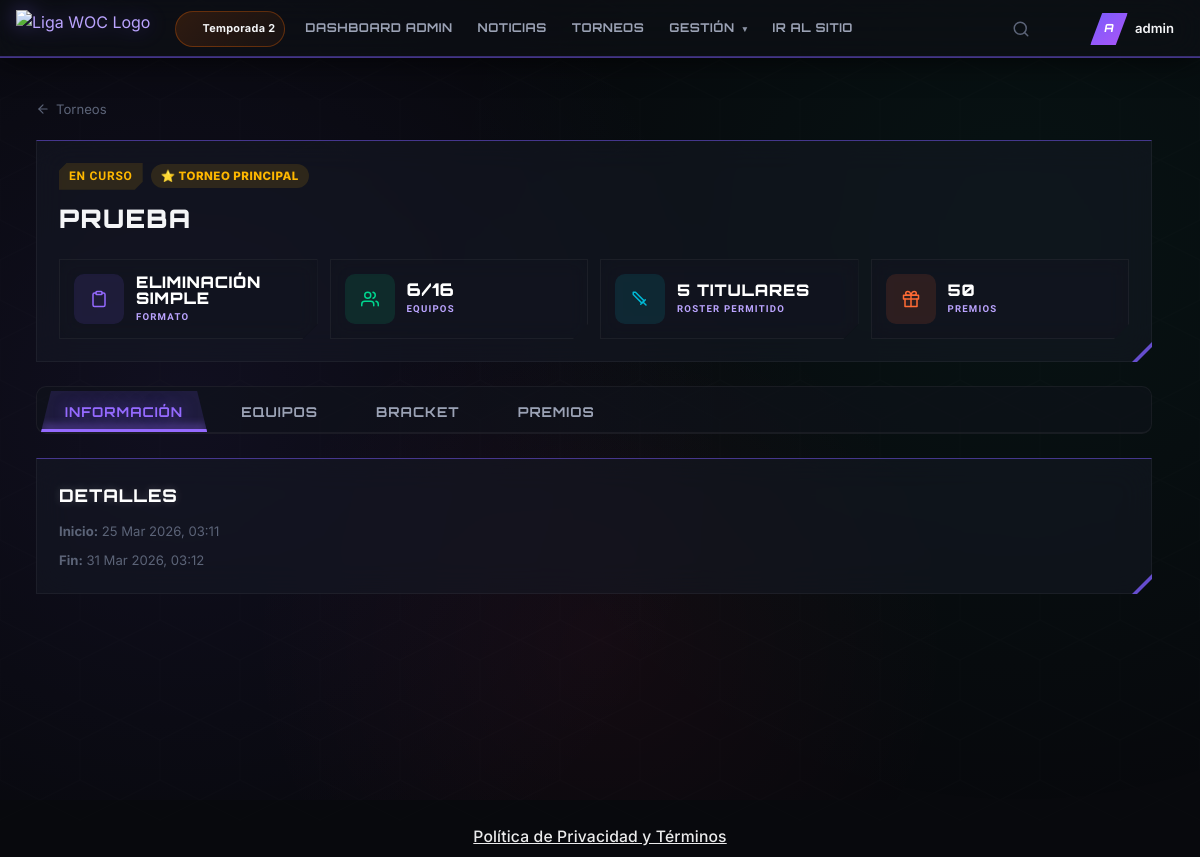
The page /tournaments/view/1 (signed in) on the database its author committed.
### tables this page shows
CREATE TABLE `seasons` (
  `id` int(11) NOT NULL,
  `name` varchar(100) NOT NULL,
  `start_date` date NOT NULL,
  `end_date` date DEFAULT NULL,
  `is_active` tinyint(1) DEFAULT 0,
  `description` text DEFAULT NULL,
  `created_at` datetime DEFAULT current_timestamp()
);

CREATE TABLE `tournaments` (
  `id` int(11) NOT NULL,
  `name` varchar(200) NOT NULL,
  `slug` varchar(200) NOT NULL,
  `description` text DEFAULT NULL,
  `rules` text DEFAULT NULL,
  `image` varchar(255) DEFAULT NULL,
  `season_id` int(11) DEFAULT NULL,
  `format` enum('single_elimination','double_elimination','group_stage','round_robin') NOT NULL,
  `team_size` int(11) DEFAULT 5,
  `max_teams` int(11) DEFAULT 16,
  `min_rank` varchar(30) DEFAULT NULL,
  `entry_fee` decimal(10,2) DEFAULT 0.00,
  `prize_pool` varchar(500) DEFAULT NULL,
  `status` enum('draft','registration','ready','in_progress','completed','cancelled') DEFAULT 'draft',
  `registration_start` datetime DEFAULT NULL,
  `registration_end` datetime DEFAULT NULL,
  `start_date` datetime DEFAULT NULL,
  `end_date` datetime DEFAULT NULL,
  `stream_url` varchar(500) DEFAULT NULL,
  `created_by` int(11) NOT NULL,
  `created_at` datetime DEFAULT current_timestamp(),
  `updated_at` datetime DEFAULT current_timestamp() ON UPDATE current_timestamp(),
  `is_main_tournament` tinyint(1) NOT NULL DEFAULT 0,
  `tournament_type` varchar(50) DEFAULT NULL
);

### config/app.php (called while the page is built, shortened)
<?php
require_once __DIR__ . '/env-loader.php';
function url($path = '') {
    return BASE_URL . ltrim($path, '/');
}
function asset($path) {
    return BASE_URL . 'assets/' . ltrim($path, '/');
}
function isAdmin() {
    return isset($_SESSION['user_role']) && in_array($_SESSION['user_role'], [ROLE_ADMIN, ROLE_SUPERADMIN]);
}
function currentUsername() {
    return $_SESSION['username'] ?? null;
}

### config/database.php (called while the page is built, shortened)
<?php
require_once __DIR__ . '/env-loader.php';
class Database {
    private static $instance = null;
    private $pdo;
    private function getConfig() {
        $isProduction = env('APP_ENV') === 'production';
        $config = [
            'host' => env('DB_HOST', 'localhost'),
            'port' => env('DB_PORT', 3306),
            'dbname' => env('DB_NAME', 'ligawoc'),
            'username' => env('DB_USER', env('DB_USERNAME', $isProduction ? null : 'root')),
            'password' => env('DB_PASS', env('DB_PASSWORD', $isProduction ? null : '')),
        ];
        if ($isProduction) {
            $required = ['host' => 'DB_HOST', 'dbname' => 'DB_NAME', 'username' => 'DB_USER/DB_USERNAME', 'password' => 'DB_PASS/DB_PASSWORD'];
        }
        return $config;
    }
    private function __construct() {
        $config = $this->getConfig();
        $charset = 'utf8mb4';
        $dsn = "mysql:host={$config['host']};port={$config['port']};dbname={$config['dbname']};charset={$charset}";
        $options = [
            PDO::ATTR_ERRMODE => PDO::ERRMODE_EXCEPTION,
            PDO::ATTR_DEFAULT_FETCH_MODE => PDO::FETCH_ASSOC,
            PDO::ATTR_EMULATE_PREPARES => false,
        ];
        try {
            $this->pdo = new PDO($dsn, $config['username'], $config['password'], $options);
        } catch (Throwable $e) {
            $isProduction = env('APP_ENV') === 'production';
            if ($isProduction) {
                error_log('[DB_ERROR] ' . $e->getMessage());
                die('Error de conexión al servidor. Por favor intenta más tarde.');
            } else {
                die('Error de conexión: ' . $e->getMessage());
            }
        }
    }
    public static function getInstance() {
        if (self::$instance === null) {
            self::$instance = new self();
        }
        return self::$instance;
    }
    public function query($sql, $params = []) {
        $stmt = $this->pdo->prepare($sql);
        $stmt->execute($params);
        return $stmt;
    }
    public function fetch($sql, $params = []) {
        return $this->query($sql, $params)->fetch();
    }
}

### config/env-loader.php (called while the page is built, shortened)
<?php
function env($key, $default = null) {
    $value = getenv($key);
    if ($value !== false) {
        return $value;
    }
    return $default;
}

### controllers/TournamentController.php (called while the page is built, shortened)
<?php
class TournamentController {
    private $db;
    public function __construct() {
        $this->db = Database::getInstance();
    }
    public function getTournament($id) {
        return $this->db->fetch(
            "SELECT t.*, s.name as season_name, u.username as creator_name,
                    (SELECT COUNT(*) FROM tournament_teams WHERE tournament_id = t.id) as registered_teams
             FROM tournaments t
             LEFT JOIN seasons s ON t.season_id = s.id
             LEFT JOIN users u ON t.created_by = u.id
             WHERE t.id = ?",
            [$id]
        );
    }
}

### pages/tournament-view.php (the view, shortened to what this page needs)
<?php
$tournId = $_GET['id'] ?? 0;
$tournCtrl = new TournamentController();
$tournament = $tournCtrl->getTournament($tournId);
$bracketFileSlug = preg_replace('/[^a-zA-Z0-9-]/', '-', strtolower($tournament['name']));
$isGroupStage = ($tournament['format'] === 'group_stage');
$substituteSlots = max(0, (int)($tournament['substitutes'] ?? 0));
require_once __DIR__ . '/../includes/header.php';
require_once __DIR__ . '/../includes/navbar.php';
?>
<div class="app-wrapper">
<div class="main-content tournament-view-page" data-bracket-file-slug="<?= htmlspecialchars($bracketFileSlug, ENT_QUOTES) ?>">
    <a href="<?= url('tournaments') ?>" class="tv-back-link">
        <svg class="icon-svg sm" viewBox="0 0 24 24" fill="none" stroke="currentColor" stroke-width="2" stroke-linecap="round" stroke-linejoin="round"><line x1="19" y1="12" x2="5" y2="12"/><polyline points="12 19 5 12 12 5"/></svg>
        Torneos
    </a>
    <div class="card mb-3">
        <div class="tv-header-row">
            <div>
                <div class="tv-header-badges">
                    <span class="tournament-status <?= $tournament['status'] ?>">
                        <?php
                        $statusLabels = ['draft' => 'Borrador', 'registration' => 'Inscripciones Abiertas', 'ready' => 'Listo para Iniciar', 'in_progress' => 'En Curso', 'completed' => 'Finalizado'];
                        echo $statusLabels[$tournament['status']] ?? $tournament['status'];
                        ?>
                    </span>
                    <?php if (!empty($tournament['is_main_tournament'])): ?>
                    <span class="badge badge-yellow tv-main-badge">⭐ Torneo Principal</span>
                    <?php endif; ?>
                </div>
                <h1 class="page-title tv-page-title"><?= htmlspecialchars($tournament['name']) ?></h1>
            </div>
        </div>
        <div class="tv-stat-grid">
            <div class="stat-card tv-stat-card">
                <div class="stat-icon purple">
                    <svg class="icon-svg" viewBox="0 0 24 24" fill="none" stroke="currentColor" stroke-width="2" stroke-linecap="round" stroke-linejoin="round"><path d="M16 4h2a2 2 0 012 2v14a2 2 0 01-2 2H6a2 2 0 01-2-2V6a2 2 0 012-2h2"/><rect x="8" y="2" width="8" height="4" rx="1" ry="1"/></svg>
                </div>
                <div><div class="stat-value tv-stat-value-base"><?= TOURNAMENT_FORMATS[$tournament['format']] ?? '' ?></div><div class="stat-label">Formato</div></div>
            </div>
            <div class="stat-card tv-stat-card">
                <div class="stat-icon green">
                    <svg class="icon-svg" viewBox="0 0 24 24" fill="none" stroke="currentColor" stroke-width="2" stroke-linecap="round" stroke-linejoin="round"><path d="M17 21v-2a4 4 0 00-4-4H5a4 4 0 00-4 4v2"/><circle cx="9" cy="7" r="4"/><path d="M23 21v-2a4 4 0 00-3-3.87"/><path d="M16 3.13a4 4 0 010 7.75"/></svg>
                </div>
                <div><div class="stat-value tv-stat-value-large"><?= $tournament['registered_teams'] ?>/<?= $tournament['max_teams'] ?></div><div class="stat-label">Equipos</div></div>
            </div>
            <div class="stat-card tv-stat-card">
                <div class="stat-icon blue">
                    <svg class="icon-svg" viewBox="0 0 24 24" fill="none" stroke="currentColor" stroke-width="2" stroke-linecap="round" stroke-linejoin="round"><path d="M14.5 17.5L3 6V3h3l11.5 11.5"/><path d="M13 19l6-6"/><path d="M16 16l4 4"/></svg>
                </div>
                <div>
                    <div class="stat-value tv-stat-value-base">
                        <?php if ($substituteSlots > 0): ?>
                            5 titulares + <?= $substituteSlots ?> suplente<?= $substituteSlots > 1 ? 's' : '' ?>
                        <?php else: ?>
                            5 titulares
                        <?php endif; ?>
                    </div>
                    <div class="stat-label">Roster permitido</div>
                </div>
            </div>
            <?php if ($tournament['prize_pool']): ?>
            <div class="stat-card tv-stat-card">
                <div class="stat-icon orange">
                </div>
                <div><div class="stat-value tv-stat-value-base"><?= htmlspecialchars($tournament['prize_pool']) ?></div><div class="stat-label">Premios</div></div>
            </div>
            <?php endif; ?>
        </div>
    </div>
    <div class="tabs" id="tournament-tabs">
        <button type="button" class="tab active" data-tournament-tab="info">Información</button>
        <button type="button" class="tab" data-tournament-tab="teams">Equipos</button>
        <button type="button" class="tab" data-tournament-tab="bracket">
            <?= $isGroupStage ? 'Bracket / Llaves' : 'Bracket' ?>
        </button>
        <?php if (!empty($tournament['prize_pool'])): ?>
        <button type="button" class="tab" data-tournament-tab="prizes">Premios</button>
        <?php endif; ?>
    </div>
    <div class="tab-content active" id="tab-info">
        <div class="grid grid-2">
            <div class="card">
                <h3 class="card-title tv-card-title-spaced">Detalles</h3>
                <div class="tv-meta-list">
                    <?php if ($tournament['start_date']): ?><div><strong>Inicio:</strong> <?= date('d M Y, H:i', strtotime($tournament['start_date'])) ?></div><?php endif; ?>
                    <?php if ($tournament['end_date']): ?><div><strong>Fin:</strong> <?= date('d M Y, H:i', strtotime($tournament['end_date'])) ?></div><?php endif; ?>
                </div>
            </div>
        </div>
    </div>
</div></div>
<?php require_once __DIR__ . '/../includes/footer.php'; ?>

### includes/navbar.php (shortened to what this page needs)
<?php
$currentPage = $page ?? '';
$_activeSeason = Database::getInstance()->fetch("SELECT name FROM seasons WHERE is_active = 1 LIMIT 1");
$_seasonLabel = $_activeSeason ? $_activeSeason['name'] : null;
$isDesigner = false;
function wocIcon($name, $class = '') {
    $svg = $icons[$name] ?? '';
    return '<svg class="icon-svg ' . $class . '" viewBox="0 0 24 24" fill="none" stroke="currentColor" stroke-width="2" stroke-linecap="round" stroke-linejoin="round">' . $svg . '</svg>';
}
?>
<header class="topnav-immersive<?= $isDesigner ? ' has-designer-link' : '' ?>">
    <div class="topnav-left">
        <a href="<?= url(isAdmin() ? 'admin' : 'dashboard') ?>" class="topnav-logo">
            <img src="<?= asset('img/logo.png') ?>" alt="Liga WOC Logo" class="topnav-logo-img">
        </a>
        <nav class="topnav-links">
            <?php if ($_seasonLabel): ?>
            <div class="season-badge" title="Temporada actual">
                <?= wocIcon('calendar', 'sm') ?>
                <span><?= htmlspecialchars($_seasonLabel) ?></span>
            </div>
            <?php endif; ?>
            <?php if (!isAdmin()): ?>
                <a href="<?= url('dashboard') ?>" class="topnav-link <?= $currentPage === 'dashboard' ? 'active' : '' ?>">Dashboard</a>
                <a href="<?= url('news') ?>" class="topnav-link <?= $currentPage === 'news' ? 'active' : '' ?>">Noticias</a>
                <div class="topnav-dropdown-container">
                    <a href="<?= url('tournaments') ?>" class="topnav-link <?= $currentPage === 'tournaments' ? 'active' : '' ?>">Torneos <?= wocIcon('trophy', 'sm') ?></a>
                </div>
                <div class="topnav-dropdown-container">
                    <a href="<?= url('teams') ?>" class="topnav-link <?= $currentPage === 'teams' ? 'active' : '' ?>">Equipos</a>
                    <?php
                    $teamCtrl = new TeamController();
                    $myTeam = $teamCtrl->getUserTeam(currentUserId());
                    if ($myTeam):
                    ?>
                    <div class="topnav-dropdown">
                        <a href="<?= url('teams/view/' . $myTeam['team_id']) ?>"><?= wocIcon('swords', 'sm') ?> Mi Equipo</a>
                    </div>
                    <?php endif; ?>
                </div>
                <div class="topnav-dropdown-container">
                    <a href="#" class="topnav-link has-caret <?= in_array($currentPage, ['rankings', 'stream', 'match-history', 'heroes', 'calendar']) ? 'active' : '' ?>">
                        <span>Comunidad</span><span class="caret">▾</span>
                    </a>
                    <div class="topnav-dropdown">
                        <a href="<?= url('rankings') ?>"><?= wocIcon('bar-chart', 'sm') ?> Rankings</a>
                        <a href="<?= url('stream') ?>"><?= wocIcon('tv', 'sm') ?> En Vivo</a>
                        <a href="<?= url('match-history') ?>"><?= wocIcon('clock', 'sm') ?> Historial</a>
                        <a href="<?= url('calendar') ?>"><?= wocIcon('calendar', 'sm') ?> Calendario</a>
                        <a href="<?= url('heroes') ?>"><?= wocIcon('star', 'sm') ?> Héroes MLBB</a>
                    </div>
                </div>
                <a href="<?= url('shop') ?>" class="topnav-link topnav-link--shop <?= $currentPage === 'shop' ? 'active' : '' ?>">🪙 Tienda</a>
                <?php if ($isDesigner): ?>
                <a href="<?= url('designer') ?>" class="topnav-link topnav-link--designer <?= $currentPage === 'designer' ? 'active' : '' ?>">🎨 Designer</a>
                <?php endif; ?>
                <?php if (isModerator()): ?>
                <a href="<?= url('admin/users') ?>" class="topnav-link topnav-link--mod <?= ($action ?? '') === 'users' ? 'active' : '' ?>"><?= wocIcon('shield', 'sm') ?> Mod Panel</a>
                <?php endif; ?>
            <?php else: ?>
                <a href="<?= url('admin') ?>" class="topnav-link <?= ($action ?? '') === 'index' || !$action ? 'active' : '' ?>">Dashboard Admin</a>
                <a href="<?= url('admin/news') ?>" class="topnav-link <?= ($action ?? '') === 'news' ? 'active' : '' ?>">Noticias</a>
                <a href="<?= url('admin/tournaments') ?>" class="topnav-link <?= ($action ?? '') === 'tournaments' ? 'active' : '' ?>">Torneos</a>
                <div class="topnav-dropdown-container">
                    <a href="#" class="topnav-link has-caret"><span>Gestión</span><span class="caret">▾</span></a>
                </div>
                <a href="<?= url('dashboard') ?>" class="topnav-link view-site-btn">Ir al Sitio</a>
            <?php endif; ?>
        </nav>
    </div>
    <div class="topnav-right">
        <div class="topnav-search-wrap" id="searchWrap">
            <button type="button" class="notif-btn topnav-search-btn" id="searchToggleBtn" title="Buscar">
                <svg class="icon-svg" viewBox="0 0 24 24" fill="none" stroke="currentColor" stroke-width="2" stroke-linecap="round" stroke-linejoin="round"><circle cx="11" cy="11" r="8"/><line x1="21" y1="21" x2="16.65" y2="16.65"/></svg>
            </button>
        </div>
        <a href="<?= url('notifications') ?>" class="notif-btn notif-btn-link" id="desktop-notif-btn">
            <?= wocIcon('bell') ?>
        </a>
        <div class="dropdown">
            <div class="user-menu" data-dropdown-toggle>
                <?php if (!empty($_SESSION['user_avatar'])): ?>
                    <img src="<?= UPLOAD_URL . $_SESSION['user_avatar'] ?>" class="user-avatar" alt="">
                <?php else: ?>
                    <div class="user-avatar-placeholder"><?= strtoupper(substr(currentUsername() ?? 'U', 0, 1)) ?></div>
                <?php endif; ?>
                <span class="user-menu-name"><?= currentUsername() ?></span>
            </div>
        </div>
    </div>
</header>

### rows shown on the page
seasons: name "Temporada 2"
tournaments: status "EN CURSO", name "PRUEBA", format "ELIMINACIÓN SIMPLE", max_teams "16", prize_pool "50", start_date "25 Mar 2026, 03:11", end_date "31 Mar 2026, 03:12"

### other values the page prints
substr(currentUsername() ?? 'U', 0, 1) "A"
currentUsername() "admin"
$tournament['registered_teams'] "6"
